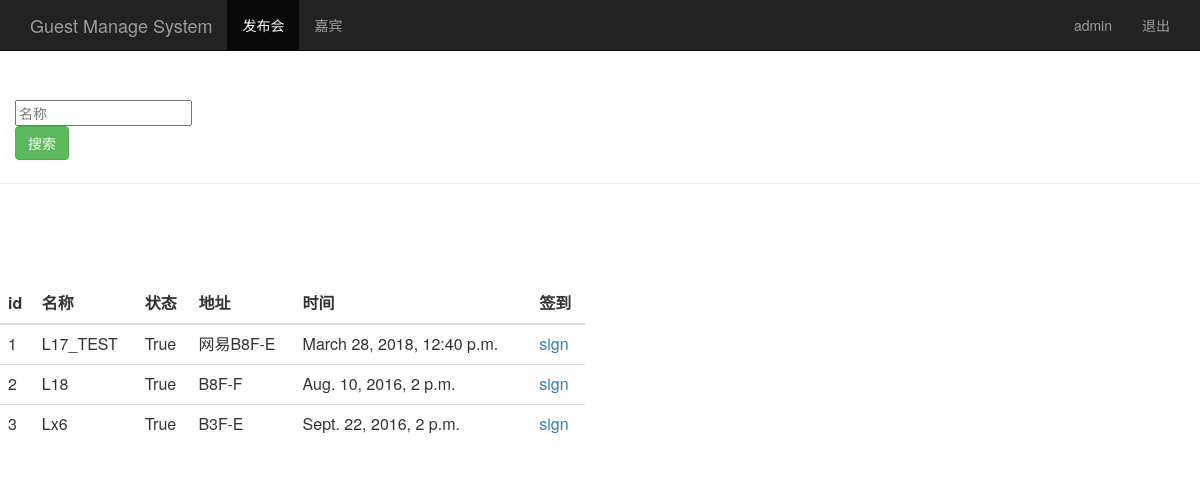
The page /event_manage/ (signed in) on the database its author committed.
### sign/models.py (models this page shows, shortened)
class Event(models.Model):
	name = models.CharField(max_length=100)
	limit = models.IntegerField()
	status = models.BooleanField()
	address = models.CharField(max_length=200)
	start_time = models.DateTimeField('events time')
	create_time = models.DateTimeField(auto_now=True)

### sign/views.py (the view)
# urls.py: url(r'^event_manage/$',views.event_manage),
@login_required
def event_manage(request):
	event_list = Event.objects.all()
	username = request.session.get('user','')
	return render(request,'event_manage.html',{'user':username,'events':event_list})

### sign/templates/event_manage.html (shortened to what this page needs)
<html lang="zh-CN">
	<head>
		{% load bootstrap3 %}
		{% bootstrap_css %}
	</head>
	<body role="document">
		<nav class="navbar navbar-inverse navbar-fixed-top">
			<div class="container">
				<div class="navbar-header">
					<a class="navbar-brand" href="/event_manage/">Guest Manage System</a>
				</div>
				<div id="navbar" class="collapse navbar-collapse">
					<ul class="nav navbar-nav">
						<li class="active"><a href="#">发布会</a></li>
						<li><a href="/guest_manage/">嘉宾</a></li>
					</ul>
					<ul class="nav navbar-nav navbar-right">
						<li><a href="#">{{user}}</a></li>
						<li><a href="/logout/">退出</a></li>
					</ul>
				</div>
			</div>
		</nav>
		<div class="page-header" style="padding-top:60px">
			<div id="navbar" class="navbar-collapse collapse">
				<form class="navbar-from" method="get" action="/search_name/">
					<div class="from-group">
						<input type="text" name="name" placeholder="名称" class="from-control">
					</div>
					<button type="submit" class="btn btn-success">搜索</button>
				</form>
			</div>
		</div>
		<div class="row" style="padding-top:80px;">
			<div class="col-md-6">
				<table class="table table-stripded">
					<thead>
						<tr>
							<th>id</th><th>名称</th><th>状态</th><th>地址</th><th>时间</th><th>签到</th>
						</tr>
					</thead>
					<tbody>
						{% for event in events %}
						<tr>
							<td>{{ event.id }}</td>
							<td>{{ event.name }}</td>
							<td>{{ event.status }}</td>
							<td>{{ event.address }}</td>
							<td>{{ event.start_time }}</td>
							<td><a href="/sign_index/{{ event.id }}/" target="{{event.id}}_blank">sign</a></td>
						</tr>
						{% endfor %}
					</tbody>
				</table>
			</div>
		</div>
	</body>
</html>

### rows shown on the page
Event: id "1", name "L17_TEST", status "True", address "网易B8F-E", start_time "March 28, 2018, 12:40 p.m."
Event: id "2", name "L18", status "True", address "B8F-F", start_time "Aug. 10, 2016, 2 p.m."
Event: id "3", name "Lx6", status "True", address "B3F-E", start_time "Sept. 22, 2016, 2 p.m."

### other values the page prints
{{ user }} "admin"
